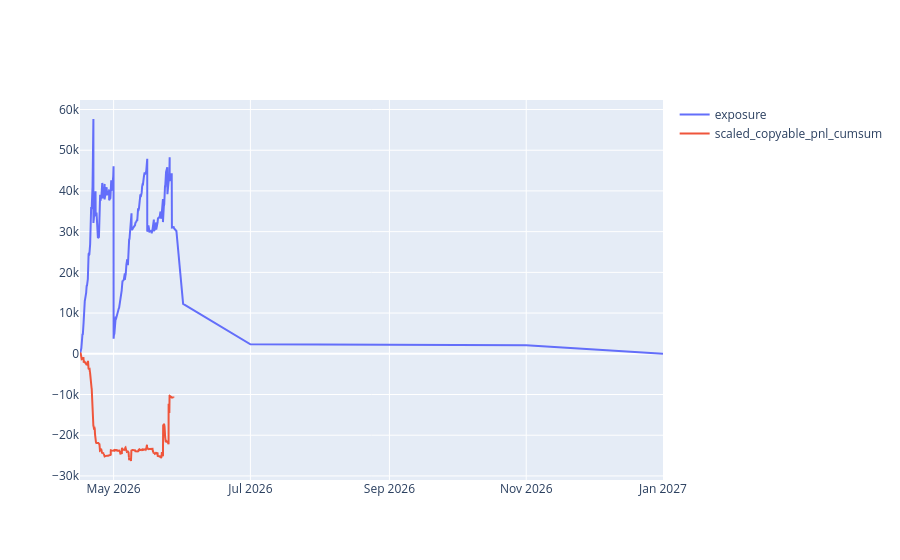

The notebook cell this image was saved under:
### Code cell
df_plot = df.groupby('end_date_iso').agg(
    scaled_copyable_pnl=('scaled_copyable_pnl', 'sum'),
    ending_exposure=('scaled_copyable_pnl_exposure', 'sum'),
).reset_index()

df.sort_values('bucket', inplace=True)
df['scaled_copyable_pnl_cumsum'] = df['scaled_copyable_pnl'].cumsum()

df_pnl = df[['bucket', 'scaled_copyable_pnl_cumsum']].copy()

# exposure ends at EOD of end_date, so shift by 24h
df_exposure = df_plot[['end_date_iso', 'ending_exposure']].copy()
df_exposure['end_date_iso'] = pd.to_datetime(df_exposure['end_date_iso']) + pd.Timedelta(days=1)
df_exposure.rename(columns={'end_date_iso': 'dt', 'ending_exposure': 'exposure_delta'}, inplace=True)

resolution_exposure = df_exposure.groupby('dt').agg(exposure_delta=('exposure_delta', 'sum')).reset_index()
resolution_exposure['exposure_delta'] = resolution_exposure['exposure_delta'] * -1

buy_exposure = df[['bucket', 'scaled_copyable_pnl_exposure']].rename(columns={'bucket': 'dt', 'scaled_copyable_pnl_exposure': 'exposure_delta'})

df_exposure = ( pd.concat([resolution_exposure, buy_exposure], ignore_index=True)
    .reset_index(drop=True)
)

df_exposure.sort_values('dt', inplace=True)
df_exposure['exposure'] = df_exposure['exposure_delta'].cumsum()

# df_plot['end_date_iso'] = pd.to_datetime(df_plot['end_date_iso']) + pd.Timedelta(days=1)

import plotly.graph_objects as go

fig = go.Figure()

fig.add_trace(go.Scatter(
    x=df_exposure['dt'],
    y=df_exposure['exposure'],
    mode='lines',
    name='exposure'
))

fig.add_trace(go.Scatter(
    x=df_pnl['bucket'],
    y=df_pnl['scaled_copyable_pnl_cumsum'],
    mode='lines',
    name='scaled_copyable_pnl_cumsum'
))

fig.show()

### Figure 1 — Plotly figure (JSON) as saved in the notebook; plotly's stock layout.template omitted (floating-point values rounded to 4 significant figures; data arrays with more than 128 entries replaced by an {"elided": "..."} marker saying what was removed)
{"data": [{"mode": "lines", "name": "exposure", "type": "scatter", "x": {"elided": "3249 str values"}, "y": {"elided": "3249 float values"}}, {"mode": "lines", "name": "scaled_copyable_pnl_cumsum", "type": "scatter", "x": {"elided": "3204 str values"}, "y": {"elided": "3204 float values"}}], "layout": {}}
